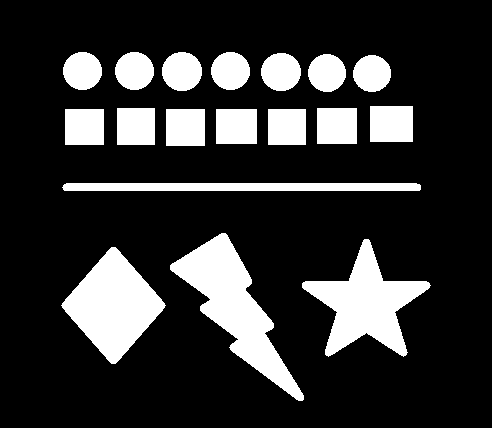
#> input picture images/morph.png, 492 x 428 px
$ jupyter execute 09_Morphological_Transformations.ipynb
#> lines starting #> are read from the running program, lines starting #| are printed output that depends on the picture; after the words box and inside, x2 and y2 are one past the last pixel; in counts of white or black regions, pixels touching at a corner belong together
### Morphological Transformation

Morphological operations are a set of image processing techniques used for analyzing and processing geometric structures within images. These operations are based on the shape and structure of objects within an image rather than their numerical pixel values.

[cell 1]
import cv2
import numpy as np
import matplotlib.pyplot as plt

[cell 2]
image = cv2.imread('images/morph.png', 0)
#> image: shape (428, 492); 19.5% white; 18 white regions, largest, box (x1, y1, x2, y2) and area: (170, 233, 304, 401) 7265, (61, 247, 166, 364) 6505, (302, 239, 431, 357) 6337
plt.imshow(image,"gray")
plt.axis("off")

#### Dilation

Dilation is a morphological operation that expands the boundaries of an object in an image. This is done by convolving the image with a structuring element (kernel), which determines the size and shape of the dilation.

[cell 3]
kernel = np.ones((7,7), np.uint8)

[cell 4]
dilatedImage = cv2.dilate(image, kernel, iterations=1)
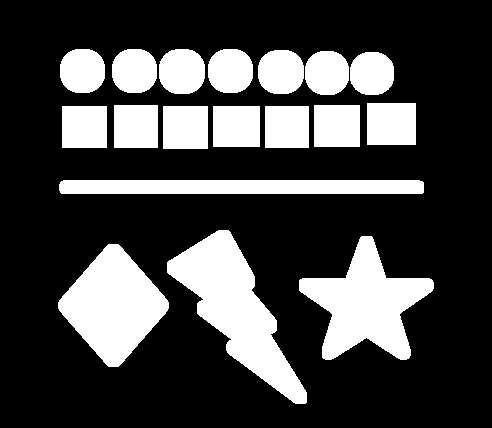
#> dilatedImage: shape (428, 492); 26.3% white; 18 white regions, largest, box (x1, y1, x2, y2) and area: (167, 230, 307, 404) 9281, (299, 236, 434, 360) 8129, (58, 244, 169, 367) 7873
plt.imshow(dilatedImage,"gray")
plt.axis("off")
plt.imsave("Dilation.png",dilatedImage,cmap="gray")

#### Erosion

Erosion is a morphological operation that shrinks the boundaries of an object in an image. This is achieved by convolving the image with a structuring element (kernel) that defines the size and shape of the erosion.

[cell 5]
erodedImage = cv2.erode(image, kernel, iterations=1)
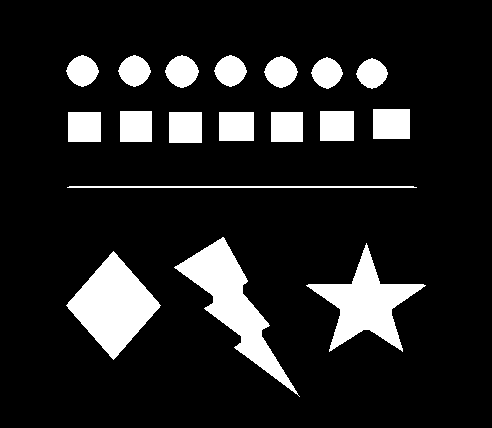
#> erodedImage: shape (428, 492); 13.3% white; 18 white regions, largest, box (x1, y1, x2, y2) and area: (174, 237, 300, 397) 5298, (66, 251, 161, 360) 5223, (306, 243, 426, 352) 4622
plt.imshow(erodedImage,"gray")
plt.axis("off")
plt.imsave("Erosion.png",erodedImage,cmap="gray")

#### Closing

Closing is a morphological operation that combines dilation followed by erosion. It is commonly used to fill small gaps and holes in objects, as well as to connect broken lines or separate objects that are close to each other.

[cell 6]
# Closing (dilation followed by erosion)
closingImage = cv2.morphologyEx(image, cv2.MORPH_CLOSE, kernel)
#> closingImage: shape (428, 492); 19.6% white; 18 white regions, largest, box (x1, y1, x2, y2) and area: (170, 233, 304, 401) 7313, (61, 247, 166, 364) 6505, (302, 239, 431, 357) 6353
plt.imshow(closingImage,"gray")
plt.axis("off")
plt.imsave("Closing.png",closingImage,cmap="gray")

#### Opening
Opening is a morphological operation that combines erosion followed by dilation. It is primarily used to remove noise and small objects from images while preserving the shape and size of larger objects.

[cell 7]
# Opening (erosion followed by dilation)
openingImage = cv2.morphologyEx(image, cv2.MORPH_OPEN, kernel)
#> openingImage: shape (428, 492); 19.5% white; 18 white regions, largest, box (x1, y1, x2, y2) and area: (171, 234, 303, 400) 7224, (63, 248, 164, 363) 6483, (303, 240, 429, 355) 6296
plt.imshow(openingImage,"gray")
plt.axis("off")
plt.imsave("Opening.png",openingImage,cmap="gray")

#### Gradient

The gradient is a morphological operation used in image processing to highlight the edges and boundaries of objects within an image. Specifically, the gradient is computed as the difference between the dilation and erosion of the input image.

[cell 8]
gradient = cv2.morphologyEx(image, cv2.MORPH_GRADIENT, kernel)
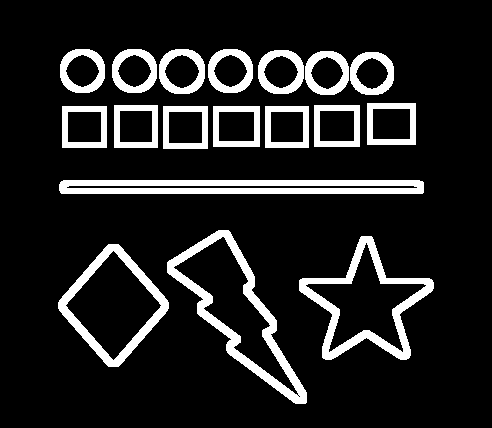
#> gradient: shape (428, 492); 13% white; 18 white regions, largest, box (x1, y1, x2, y2) and area: (59, 180, 424, 194) 4397, (167, 230, 307, 404) 3983, (299, 236, 434, 360) 3507
plt.imshow(gradient,"gray")
plt.axis("off")
plt.imsave("Gradient_morph.png",gradient,cmap="gray")

#### Skeleton

In image processing, the skeleton (morphological skeleton or medial axis) of an object is a thin representation of its structure, capturing its essential shape and topology. The skeleton is obtained through a series of morphological operations applied to the binary representation of the object in the image.

[cell 9]
skeleton = cv2.ximgproc.thinning(image)
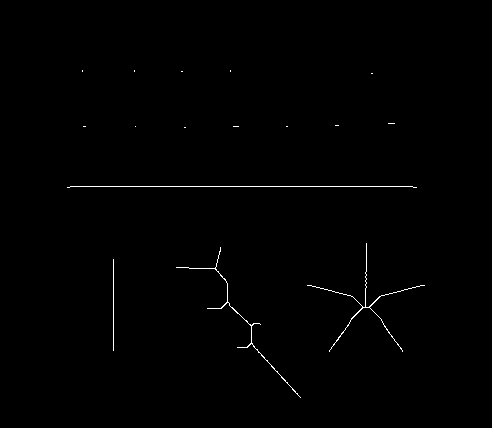
#> skeleton: shape (428, 492); 0.51% white in thin lines or dots, all inside (x1, y1, x2, y2) = (67, 70, 425, 398)
plt.imshow(skeleton,"gray")
plt.axis("off")
plt.imsave("Skeleton.png",skeleton,cmap="gray")

$ run again, with images/Chessboard.png copied over images/morph.png
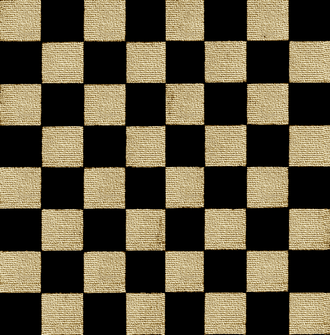
#> input picture images/Chessboard.png, 330 x 335 px
#> `gradient = cv2.morphologyEx(image, cv2.MORPH_GRADIENT, kernel)`:
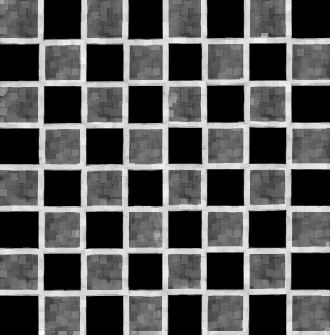
#> gradient: shape (335, 330); min 0, max 248, mean 87.6
#> `skeleton = cv2.ximgproc.thinning(image)`:
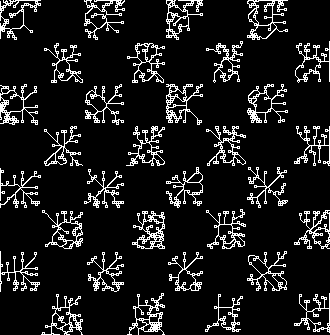
#> skeleton: shape (335, 330); 11.1% white in thin lines or dots
